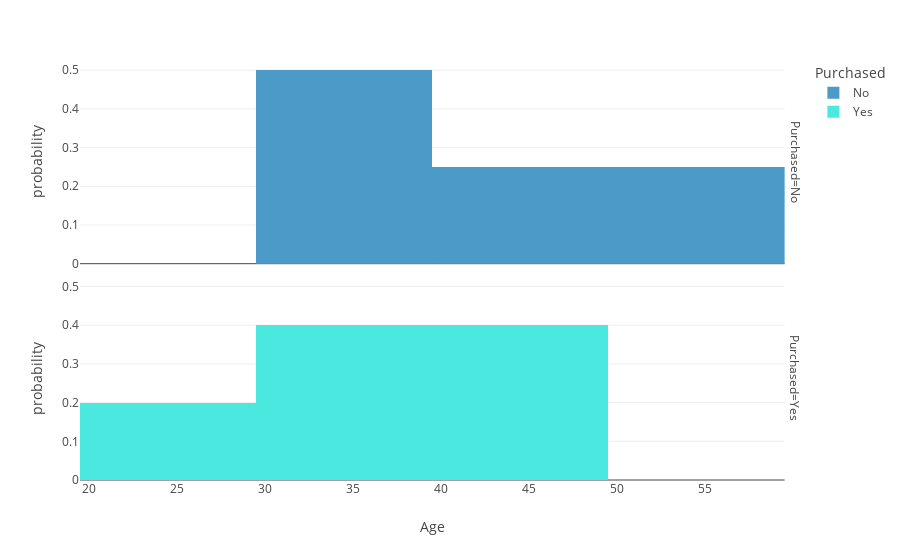
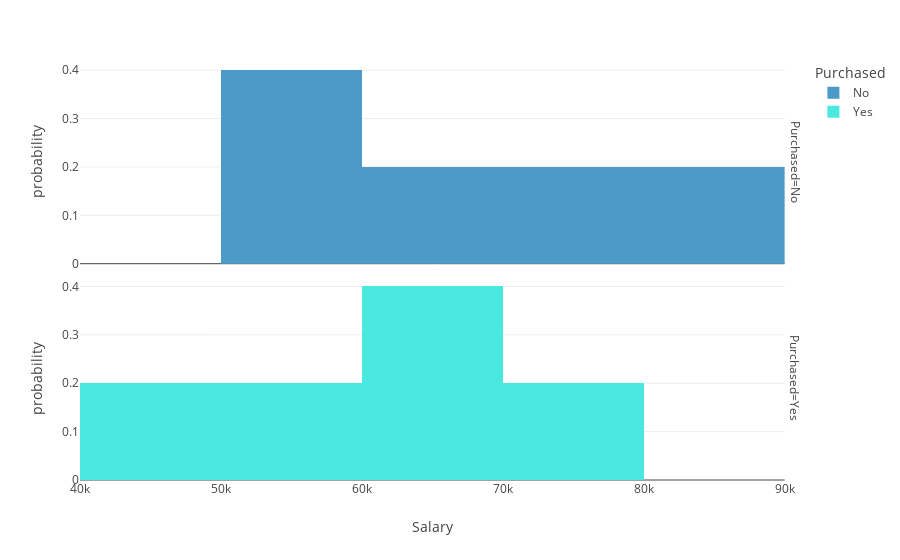

The notebook cell saved with these charts, in order:
### Markdown cell above
## EDA

The EDA that has been done in the previous lectures is still valid. As we're now willing to predict the value of _Purchased_ as a function of the other variables, it would also be interesting to display the distribution of the explanatory variables obtained for the different values of _Purchased_:

### Code cell
# Univariate analysis
# Distribution of each numeric variable
num_features = ["Age", "Salary"]
for f in num_features:
    fig = px.histogram(
        dataset, f, color="Purchased", facet_row="Purchased", histnorm="probability"
    )
    fig.show()

### Figure 1 — Plotly figure (JSON) as saved in the notebook; plotly's stock layout.template omitted (floating-point values rounded to 4 significant figures)
{"data": [{"alignmentgroup": "True", "bingroup": "x", "histnorm": "probability", "hovertemplate": "Purchased=No<br>Age=%{x}<br>probability=%{y}<extra></extra>", "legendgroup": "No", "marker": {"color": "#4B9AC7", "pattern": {"shape": ""}}, "name": "No", "offsetgroup": "No", "orientation": "v", "showlegend": true, "type": "histogram", "x": [44, 30, 38, null, 50], "xaxis": "x2", "yaxis": "y2"}, {"alignmentgroup": "True", "bingroup": "x", "histnorm": "probability", "hovertemplate": "Purchased=Yes<br>Age=%{x}<br>probability=%{y}<extra></extra>", "legendgroup": "Yes", "marker": {"color": "#4BE8E0", "pattern": {"shape": ""}}, "name": "Yes", "offsetgroup": "Yes", "orientation": "v", "showlegend": true, "type": "histogram", "x": [27, 40, 35, 48, 37], "xaxis": "x", "yaxis": "y"}], "layout": {"annotations": [{"font": {}, "showarrow": false, "text": "Purchased=Yes", "textangle": 90, "x": 0.98, "xanchor": "left", "xref": "paper", "y": 0.2425, "yanchor": "middle", "yref": "paper"}, {"font": {}, "showarrow": false, "text": "Purchased=No", "textangle": 90, "x": 0.98, "xanchor": "left", "xref": "paper", "y": 0.7575, "yanchor": "middle", "yref": "paper"}], "barmode": "relative", "legend": {"title": {"text": "Purchased"}, "tracegroupgap": 0}, "margin": {"t": 60}, "xaxis": {"anchor": "y", "domain": [0, 0.98], "title": {"text": "Age"}}, "xaxis2": {"anchor": "y2", "domain": [0, 0.98], "matches": "x", "showticklabels": false}, "yaxis": {"anchor": "x", "domain": [0, 0.485], "title": {"text": "probability"}}, "yaxis2": {"anchor": "x2", "domain": [0.515, 1], "matches": "y", "title": {"text": "probability"}}}}

### Figure 2 — Plotly figure (JSON) as saved in the notebook; plotly's stock layout.template omitted (floating-point values rounded to 4 significant figures)
{"data": [{"alignmentgroup": "True", "bingroup": "x", "histnorm": "probability", "hovertemplate": "Purchased=No<br>Salary=%{x}<br>probability=%{y}<extra></extra>", "legendgroup": "No", "marker": {"color": "#4B9AC7", "pattern": {"shape": ""}}, "name": "No", "offsetgroup": "No", "orientation": "v", "showlegend": true, "type": "histogram", "x": [72000, 54000, 61000, 52000, 83000], "xaxis": "x2", "yaxis": "y2"}, {"alignmentgroup": "True", "bingroup": "x", "histnorm": "probability", "hovertemplate": "Purchased=Yes<br>Salary=%{x}<br>probability=%{y}<extra></extra>", "legendgroup": "Yes", "marker": {"color": "#4BE8E0", "pattern": {"shape": ""}}, "name": "Yes", "offsetgroup": "Yes", "orientation": "v", "showlegend": true, "type": "histogram", "x": [48000, 69000, 58000, 79000, 67000], "xaxis": "x", "yaxis": "y"}], "layout": {"annotations": [{"font": {}, "showarrow": false, "text": "Purchased=Yes", "textangle": 90, "x": 0.98, "xanchor": "left", "xref": "paper", "y": 0.2425, "yanchor": "middle", "yref": "paper"}, {"font": {}, "showarrow": false, "text": "Purchased=No", "textangle": 90, "x": 0.98, "xanchor": "left", "xref": "paper", "y": 0.7575, "yanchor": "middle", "yref": "paper"}], "barmode": "relative", "legend": {"title": {"text": "Purchased"}, "tracegroupgap": 0}, "margin": {"t": 60}, "xaxis": {"anchor": "y", "domain": [0, 0.98], "title": {"text": "Salary"}}, "xaxis2": {"anchor": "y2", "domain": [0, 0.98], "matches": "x", "showticklabels": false}, "yaxis": {"anchor": "x", "domain": [0, 0.485], "title": {"text": "probability"}}, "yaxis2": {"anchor": "x2", "domain": [0.515, 1], "matches": "y", "title": {"text": "probability"}}}}
